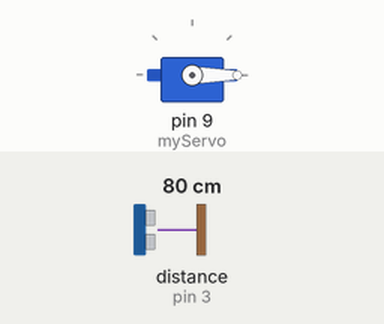
Simulated run of this sketch. Board: Arduino Uno, built with avr-gcc and run on an emulated ATmega328P. On the bench: servo. Wiring (inferred from the names in the program): ultrasonic range finder: trigger pin 4; echo pin 3. Inputs (shaded band) come from the test bench; at power-on: distance to the obstacle (sensor on pin 3) 80 cm. The echo pulse lasts 58.3 µs per cm; what the sketch prints to the serial monitor is not drawn.

Above: at 0.01 s.
1.3 s: distance to the obstacle (sensor on pin 3) set to 2 cm
At 2.0 s:
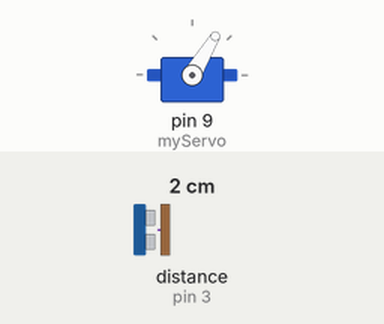
4.3 s: distance to the obstacle (sensor on pin 3) set to 299 cm
At 5.9 s:
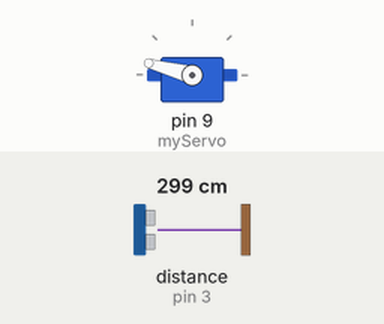
Timing chart, 0 to 13.3 s (numbered marks = the images above; inputs shaded):
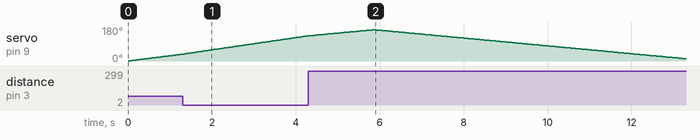

Measured:
- by itself, servo on pin 9 (myServo): rises from 133° to 165° in 1.5 s, then falls to 12° in 7.4 s

The sketch:

arduinoc.ino
```cpp
#include <Servo.h>

const int trigPin = 4;
const int echoPin = 3;


long duration;
int distance;
Servo myServo;


void setup() {

  pinMode(trigPin, OUTPUT);
  pinMode(echoPin, INPUT);
  Serial.begin(9600);
  myServo.attach(9);

}


void loop() {


  for(int i=0;i<=165;i++){
  myServo.write(i);
  delay(30);
  distance = calculateDistance();

  Serial.print(i);
  Serial.print(",");
  Serial.print(distance);
  Serial.print(".");
  }


  for(int i=165;i>0;i--){
  myServo.write(i);
  delay(30);
  distance = calculateDistance();
  Serial.print(i);
  Serial.print(",");
  Serial.print(distance);
  Serial.print(".");
  }
}


int calculateDistance(){

  digitalWrite(trigPin, LOW);
  delayMicroseconds(2);

  digitalWrite(trigPin, HIGH);
  delayMicroseconds(10);
  digitalWrite(trigPin, LOW);
  duration = pulseIn(echoPin, HIGH);
  distance= duration*0.034/2;
  return distance;

}
```
